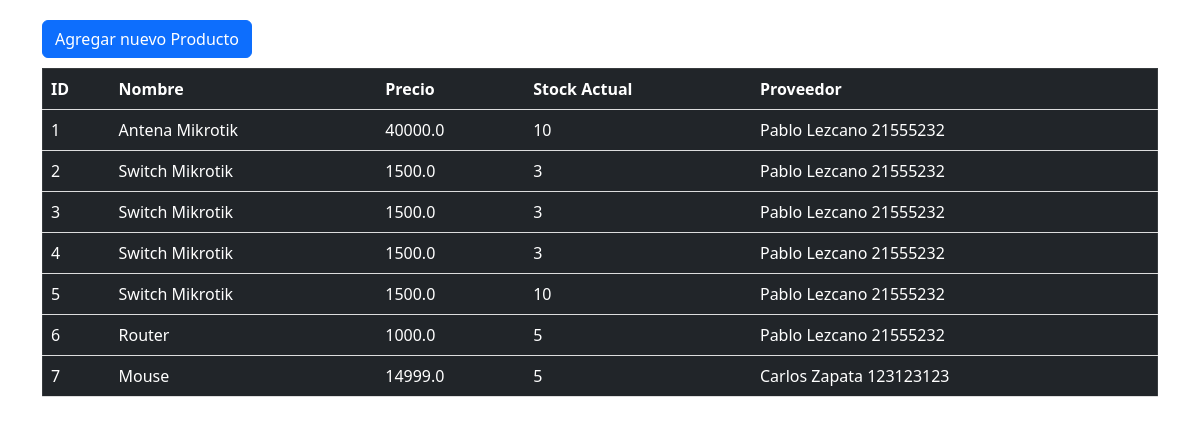
Screenshot of /home/listado_productos/ with the database file from the repository.
### compra/models.py (models this page shows, shortened)
class Producto(models.Model):
    nombre = models.CharField(max_length=100)
    precio = models.FloatField()
    stock_actual = models.IntegerField()
    proveedor = models.ForeignKey (
        Proveedor,
        related_name='proveedor',
        on_delete=models.CASCADE,
    )

class Proveedor(models.Model):
    nombre = models.CharField(max_length=100)
    apellido = models.CharField(max_length=100)
    dni = models.IntegerField()
    def __str__(self) -> str:
        return f"{self.nombre} {self.apellido} {self.dni}"

### compra/views.py (the view)
# urls.py: path('listado_productos/', views.listado_productos, name='listado_productos'),
def listado_productos(request):
    productos = Producto.objects.all()
    context = {
        'productos':productos
    }
    return render(request, 'compra/listado_productos.html', context)

### compra/templates/compra/listado_productos.html (shortened to what this page needs)
<!DOCTYPE html>
<html lang="en">
<head>
    <link href="https://cdn.jsdelivr.net/npm/bootstrap@5.3.0-alpha3/dist/css/bootstrap.min.css" rel="stylesheet">
</head>
<body>
    <div class="container">
        <a class="btn btn-primary" href="{% url 'nuevo_producto'%}">
            Agregar nuevo Producto
        </a>
        <table class="table table-dark table-hover" border="1">
            <tr>
                <th>ID</th>
                <th>Nombre</th>
                <th>Precio</th>
                <th>Stock Actual</th>
                <th>Proveedor</th>
            </tr>
            {% for producto in productos %}
                <tr>
                    <td>{{producto.id}}</td>
                    <td>{{producto.nombre}}</td>
                    <td>{{producto.precio}}</td>
                    <td>{{producto.stock_actual}}</td>
                    <td>{{producto.proveedor}}</td>
                </tr>
            {% endfor %}
        </table>
    </div>
</body>
</html>

### compra/templates/compra/listado_productos.html (style rules this page uses)
.container { margin-top: 20px; }
.btn-primary { margin-bottom: 10px; }
table { width: 100%; border-collapse: collapse; }
th, td { padding: 8px; text-align: left; border-bottom: 1px solid #ddd; }
th { background-color: #343a40; color: white; }

### rows the page displays
Producto: id "1", nombre "Antena Mikrotik", precio "40000.0", stock_actual "10", proveedor "Pablo Lezcano 21555232"
Producto: id "2", nombre "Switch Mikrotik", precio "1500.0", stock_actual "3", proveedor "Pablo Lezcano 21555232"
Producto: id "3", nombre "Switch Mikrotik", precio "1500.0", stock_actual "3", proveedor "Pablo Lezcano 21555232"
Producto: id "4", nombre "Switch Mikrotik", precio "1500.0", stock_actual "3", proveedor "Pablo Lezcano 21555232"
Producto: id "5", nombre "Switch Mikrotik", precio "1500.0", stock_actual "10", proveedor "Pablo Lezcano 21555232"
Producto: id "6", nombre "Router", precio "1000.0", stock_actual "5", proveedor "Pablo Lezcano 21555232"
Producto: id "7", nombre "Mouse", precio "14999.0", stock_actual "5", proveedor "Carlos Zapata 123123123"
